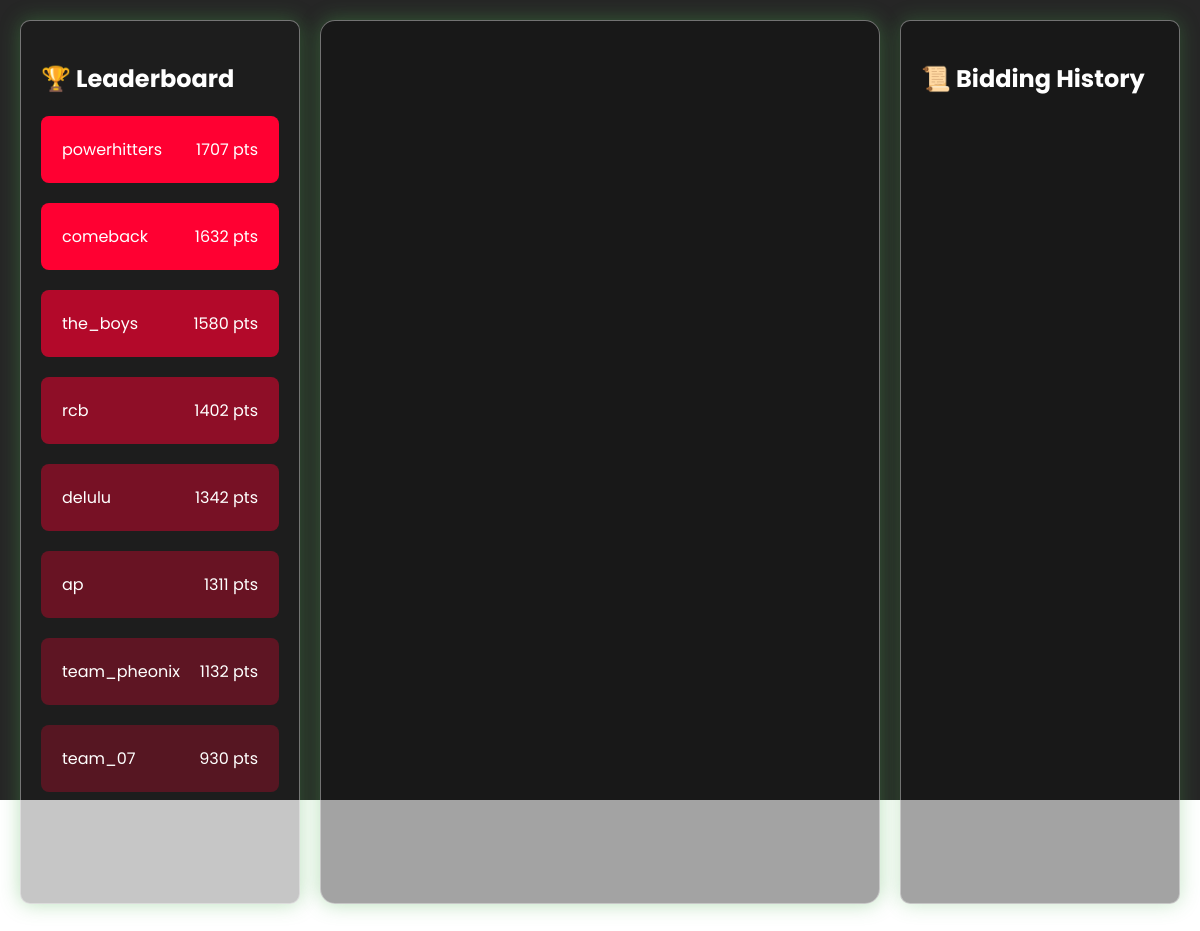
The app's page /data-viz/auctioner/index.php with its own data.
### tables this page shows
CREATE TABLE `team` (
  `team_id` int(11) NOT NULL,
  `team_name` varchar(255) NOT NULL,
  `password` varchar(255) NOT NULL,
  `team_logo` varchar(800) NOT NULL,
  `team_updated` timestamp NOT NULL DEFAULT current_timestamp()
);

### data-viz/auctioner/Backend/leaderboard.php (the view)
<?php
include './../DB/config.php';
$stmt = $conn->prepare("SELECT t1.team_id, t1.team_name,
                                SUM(t3.player_points) as total_points
                        FROM team as t1
                        JOIN winner as t2 ON t1.team_id = t2.team_id
                        JOIN player_details as t3 ON t2.player_id = t3.player_id
                        GROUP BY t1.team_id
                        ORDER BY total_points DESC");
$stmt->execute();
$result = $stmt->fetchAll();
if (is_array($result)) {
    $rank = 1;
    $totalTeams = count($result);
    foreach ($result as $row) {
        $brightness = ($totalTeams / $rank)/4;
        echo "<div class='team-rank' style='background-color: hsla(348.23deg, 100%, 50%, {$brightness});'>
                <span>{$row['team_name']}</span>
                <span>{$row['total_points']} pts</span>
              </div>";
        $rank++;
    }
} else {
    echo "<div class='team-rank'> No teams found. </div>";
}
?>

### data-viz/auctioner/style/styles1.css (style rules this page uses)
body { background: url(../../images/bg.gif) center / cover no-repeat; backdrop-filter: hue-rotate(262deg) brightness(15%); color: white; height: 100vh; margin: 0; overflow: hidden; font-family: 'poppins', sans-serif; }
.team-rank { display: flex; justify-content: space-between; padding: 21px; margin-bottom: 20px; border-radius: 8px; }

### records on screen
team: team_name "powerhitters", total_points "1707"
team: team_name "comeback", total_points "1632"
team: team_name "the_boys", total_points "1580"
team: team_name "rcb", total_points "1402"
team: team_name "delulu", total_points "1342"
team: team_name "ap", total_points "1311"
team: team_name "team_pheonix", total_points "1132"
team: team_name "team_07", total_points "930"
